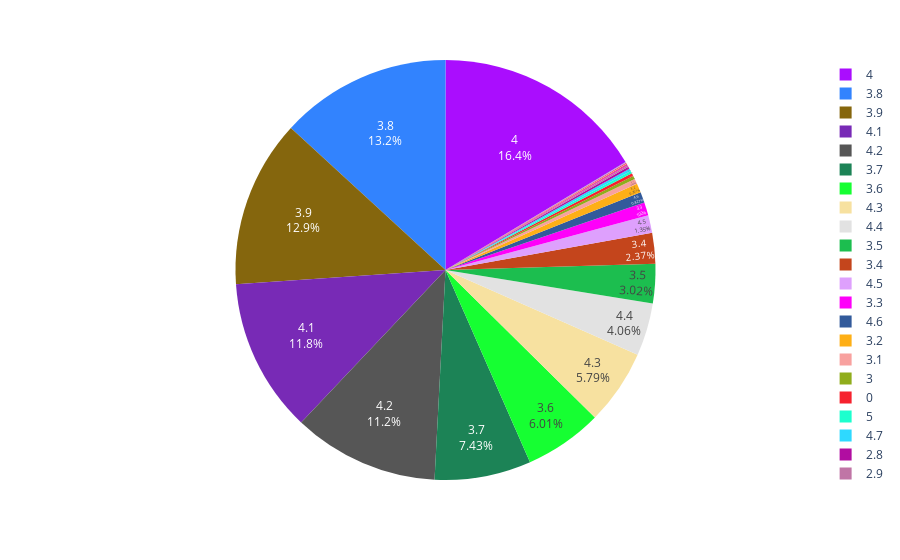

The notebook cell this image was saved under:
### Code cell
average_rating_val= books_data['average_rating'].value_counts().reset_index()
average_rating_val=average_rating_val.rename(columns={'index': 'average rating', 'average_rating':'value'})
figg = px.pie(average_rating_val, values='value', names='average rating' , color_discrete_sequence=px.colors.qualitative.Alphabet)
figg.update_traces(textposition='inside', textinfo='percent+label')

### Figure 1 — Plotly figure (JSON) as saved in the notebook; plotly's stock layout.template omitted (floating-point values rounded to 4 significant figures)
{"data": [{"domain": {"x": [0, 1], "y": [0, 1]}, "hovertemplate": "average rating=%{label}<br>value=%{value}<extra></extra>", "labels": [4, 3.8, 3.9, 4.1, 4.2, 3.7, 3.6, 4.3, 4.4, 3.5, 3.4, 4.5, 3.3, 4.6, 3.2, 3.1, 3, 0, 5, 4.7, 2.8, 2.9, 4.8, 2.6, 2, 2.7, 4.9, 1, 2.5, 2.4, 2.3, 1.7], "legendgroup": "", "name": "", "showlegend": true, "textinfo": "percent+label", "textposition": "inside", "type": "pie", "values": [1824, 1465, 1437, 1318, 1249, 826, 668, 644, 452, 336, 264, 150, 113, 92, 78, 44, 29, 25, 22, 22, 18, 13, 8, 6, 6, 5, 3, 2, 1, 1, 1, 1]}], "layout": {"legend": {"tracegroupgap": 0}, "margin": {"t": 60}, "piecolorway": ["#AA0DFE", "#3283FE", "#85660D", "#782AB6", "#565656", "#1C8356", "#16FF32", "#F7E1A0", "#E2E2E2", "#1CBE4F", "#C4451C", "#DEA0FD", "#FE00FA", "#325A9B", "#FEAF16", "#F8A19F", "#90AD1C", "#F6222E", "#1CFFCE", "#2ED9FF", "#B10DA1", "#C075A6", "#FC1CBF", "#B00068", "#FBE426", "#FA0087"]}}
